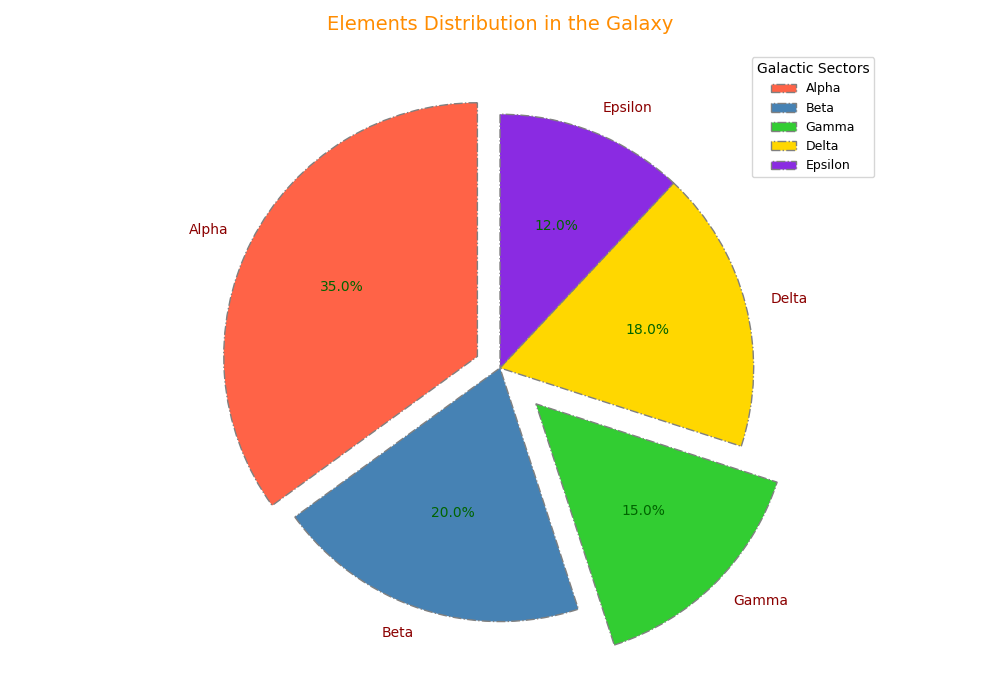

The script that drew this image:
import matplotlib.pyplot as plt
import numpy as np

sectors = ['Alpha', 'Beta', 'Gamma', 'Delta', 'Epsilon']
elements_discovered = np.array([35, 20, 15, 18, 12])

# Updated colors and marker types
colors = ['#FF6347', '#4682B4', '#32CD32', '#FFD700', '#8A2BE2']

fig, ax = plt.subplots(figsize=(10, 7))
wedges, texts, autotexts = ax.pie(
    elements_discovered,
    labels=sectors,
    colors=colors,
    autopct='%1.1f%%',
    startangle=90,  # Altered angle
    wedgeprops=dict(edgecolor='grey', linestyle='-.'),  # Changed line style and color
    explode=(0.1, 0, 0.2, 0, 0),  # Updated explode settings
    shadow=False  # Removed shadow for a simpler style
)

plt.setp(autotexts, size=10, weight="normal", color="darkgreen")  # Modified text properties
plt.setp(texts, size=10, color="darkred")

# Adjusted legend properties and position
ax.legend(wedges, sectors, title="Galactic Sectors",
          loc="upper right", bbox_to_anchor=(1.1, 1), fontsize=9)

# Simplified title style
ax.set_title("Elements Distribution in the Galaxy", fontsize=14, color='darkorange', pad=15)

plt.grid(visible=True, linestyle=':', color='grey', linewidth=0.5)  # Added a grid

plt.tight_layout()
plt.show()
